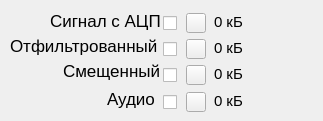
      <widget class="QWidget" name="RecordTab">
       <attribute name="title">
        <string>Запись</string>
       </attribute>
       <widget class="QCheckBox" name="FltSignalCB">
        <property name="geometry">
         <rect>
          <x>163</x>
          <y>41</y>
          <width>16</width>
          <height>16</height>
         </rect>
        </property>
        <property name="font">
         <font>
          <pointsize>13</pointsize>
         </font>
        </property>
        <property name="text">
         <string/>
        </property>
       </widget>
       <widget class="QCheckBox" name="ShiftSignalCB">
        <property name="geometry">
         <rect>
          <x>163</x>
          <y>67</y>
          <width>16</width>
          <height>16</height>
         </rect>
        </property>
        <property name="font">
         <font>
          <pointsize>13</pointsize>
         </font>
        </property>
        <property name="text">
         <string/>
        </property>
       </widget>
       <widget class="QLabel" name="ADCSignalLabel">
        <property name="geometry">
         <rect>
          <x>50</x>
          <y>10</y>
          <width>110</width>
          <height>22</height>
         </rect>
        </property>
        <property name="font">
         <font>
          <pointsize>13</pointsize>
         </font>
        </property>
        <property name="text">
         <string>Сигнал с АЦП</string>
        </property>
       </widget>
       <widget class="QLabel" name="ShiftSignalLabel">
        <property name="geometry">
         <rect>
          <x>63</x>
          <y>60</y>
          <width>97</width>
          <height>22</height>
         </rect>
        </property>
        <property name="font">
         <font>
          <pointsize>13</pointsize>
         </font>
        </property>
        <property name="text">
         <string>Смещенный</string>
        </property>
       </widget>
       <widget class="QLabel" name="FltSignalLabel">
        <property name="geometry">
         <rect>
          <x>10</x>
          <y>35</y>
          <width>150</width>
          <height>22</height>
         </rect>
        </property>
        <property name="font">
         <font>
          <pointsize>13</pointsize>
         </font>
        </property>
        <property name="text">
         <string>Отфильтрованный</string>
        </property>
       </widget>
       <widget class="QCheckBox" name="ADCSignalCB">
        <property name="geometry">
         <rect>
          <x>163</x>
          <y>15</y>
          <width>16</width>
          <height>16</height>
         </rect>
        </property>
        <property name="font">
         <font>
          <pointsize>13</pointsize>
         </font>
        </property>
        <property name="text">
         <string/>
        </property>
       </widget>
       <widget class="QCheckBox" name="SoundSignalCB">
        <property name="geometry">
         <rect>
          <x>163</x>
          <y>94</y>
          <width>16</width>
          <height>16</height>
         </rect>
        </property>
        <property name="font">
         <font>
          <pointsize>13</pointsize>
         </font>
        </property>
        <property name="text">
         <string/>
        </property>
       </widget>
       <widget class="QLabel" name="SoundSignalLabel">
        <property name="geometry">
         <rect>
          <x>107</x>
          <y>88</y>
          <width>53</width>
          <height>22</height>
         </rect>
        </property>
        <property name="font">
         <font>
          <pointsize>13</pointsize>
         </font>
        </property>
        <property name="text">
         <string>Аудио</string>
        </property>
       </widget>
       <widget class="QLabel" name="ReaderKbLabel">
        <property name="geometry">
         <rect>
          <x>214</x>
          <y>14</y>
          <width>100</width>
          <height>16</height>
         </rect>
        </property>
        <property name="font">
         <font>
          <pointsize>11</pointsize>
         </font>
        </property>
        <property name="text">
         <string>0 кБ</string>
        </property>
       </widget>
       <widget class="QLabel" name="FltKbLabel">
        <property name="geometry">
         <rect>
          <x>214</x>
          <y>40</y>
          <width>100</width>
          <height>16</height>
         </rect>
        </property>
        <property name="font">
         <font>
          <pointsize>11</pointsize>
         </font>
        </property>
        <property name="text">
         <string>0 кБ</string>
        </property>
       </widget>
       <widget class="QLabel" name="ShiftKbLabel">
        <property name="geometry">
         <rect>
          <x>214</x>
          <y>66</y>
          <width>100</width>
          <height>16</height>
         </rect>
        </property>
        <property name="font">
         <font>
          <pointsize>11</pointsize>
         </font>
        </property>
        <property name="text">
         <string>0 кБ</string>
        </property>
       </widget>
       <widget class="QLabel" name="SoundKbLabel">
        <property name="geometry">
         <rect>
          <x>214</x>
          <y>93</y>
          <width>100</width>
          <height>16</height>
         </rect>
        </property>
        <property name="font">
         <font>
          <pointsize>11</pointsize>
         </font>
        </property>
        <property name="text">
         <string>0 кБ</string>
        </property>
       </widget>
       <widget class="QPushButton" name="AdcPathButton">
        <property name="geometry">
         <rect>
          <x>186</x>
          <y>13</y>
          <width>20</width>
          <height>20</height>
         </rect>
        </property>
        <property name="maximumSize">
         <size>
          <width>16777215</width>
          <height>16777215</height>
         </size>
        </property>
        <property name="font">
         <font>
          <pointsize>13</pointsize>
         </font>
        </property>
        <property name="cursor">
         <cursorShape>PointingHandCursor</cursorShape>
        </property>
        <property name="text">
         <string/>
        </property>
        <property name="icon">
         <iconset resource="images.qrc">
          <normaloff>:/buttons/FOLDER.png</normaloff>:/buttons/FOLDER.png</iconset>
        </property>
       </widget>
       <widget class="QPushButton" name="FltPathButton">
        <property name="geometry">
         <rect>
          <x>186</x>
          <y>39</y>
          <width>20</width>
          <height>20</height>
         </rect>
        </property>
        <property name="maximumSize">
         <size>
          <width>16777215</width>
          <height>16777215</height>
         </size>
        </property>
        <property name="font">
         <font>
          <pointsize>13</pointsize>
         </font>
        </property>
        <property name="cursor">
         <cursorShape>PointingHandCursor</cursorShape>
        </property>
        <property name="text">
         <string/>
        </property>
        <property name="icon">
         <iconset resource="images.qrc">
          <normaloff>:/buttons/FOLDER.png</normaloff>:/buttons/FOLDER.png</iconset>
        </property>
       </widget>
       <widget class="QPushButton" name="ShiftPathButton">
        <property name="geometry">
         <rect>
          <x>186</x>
          <y>65</y>
          <width>20</width>
          <height>20</height>
         </rect>
        </property>
        <property name="maximumSize">
         <size>
          <width>16777215</width>
          <height>16777215</height>
         </size>
        </property>
        <property name="font">
         <font>
          <pointsize>13</pointsize>
         </font>
        </property>
        <property name="cursor">
         <cursorShape>PointingHandCursor</cursorShape>
        </property>
        <property name="text">
         <string/>
        </property>
        <property name="icon">
         <iconset resource="images.qrc">
          <normaloff>:/buttons/FOLDER.png</normaloff>:/buttons/FOLDER.png</iconset>
        </property>
       </widget>
       <widget class="QPushButton" name="SoundPathButton">
        <property name="geometry">
         <rect>
          <x>186</x>
          <y>92</y>
          <width>20</width>
          <height>20</height>
         </rect>
        </property>
        <property name="maximumSize">
         <size>
          <width>16777215</width>
          <height>16777215</height>
         </size>
        </property>
        <property name="font">
         <font>
          <pointsize>13</pointsize>
         </font>
        </property>
        <property name="cursor">
         <cursorShape>PointingHandCursor</cursorShape>
        </property>
        <property name="text">
         <string/>
        </property>
        <property name="icon">
         <iconset resource="images.qrc">
          <normaloff>:/buttons/FOLDER.png</normaloff>:/buttons/FOLDER.png</iconset>
        </property>
       </widget>
      </widget>
